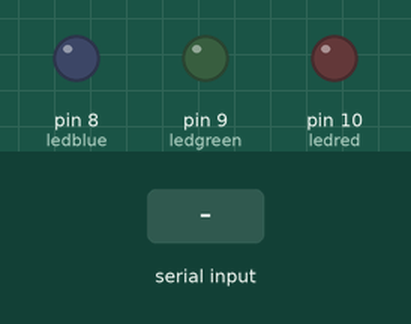
Recording of a sketch running on a simulated Arduino Uno, built with avr-gcc and run on an emulated ATmega328P. Parts: output pins drawn as LEDs (lit = HIGH). Inputs (shaded band) come from the test bench.

Above: at 1.2 s.
1.3 s: "90,45,200\n" received over Serial
At 2.0 s:
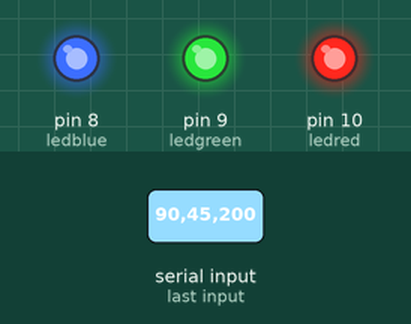
2.8 s: "30,150,10\n" received over Serial
At 4.2 s:
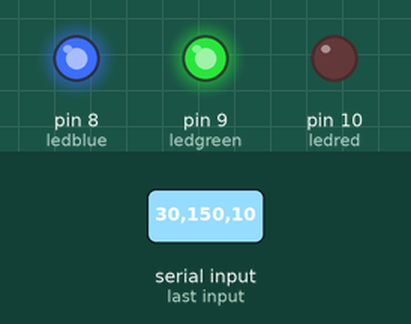
5.8 s: "90,45\n" received over Serial
At 7.2 s:
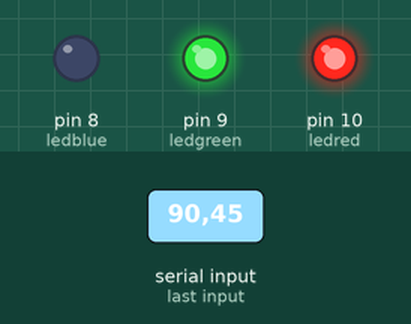
8.3 s: "5\n" received over Serial
At 10.9 s:
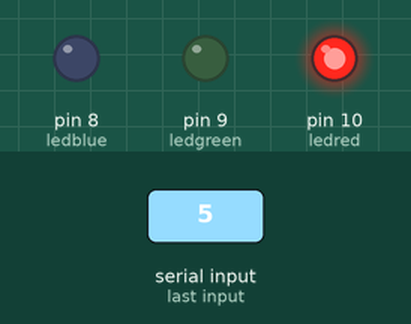
11.3 s: "30,150\n" received over Serial
At 12.6 s:
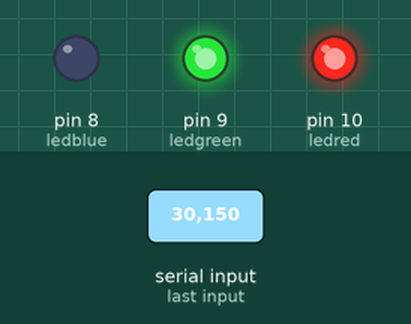
Timing chart, 0 to 14.3 s (numbered marks = the images above; inputs shaded):
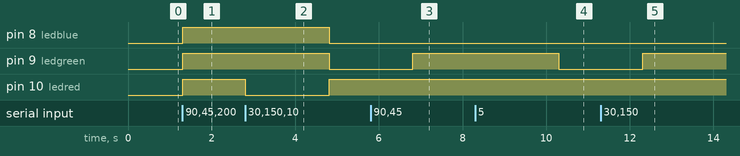

The sketch:

ex7_reading_a_serial_ascii_encoded_string.ino
```cpp
int ledred = 10;
int ledgreen = 9;
int ledblue = 8;
char incomingChar;
int value1,value2,value3;

void setup() {
  Serial.begin(9600);
  pinMode(ledred, OUTPUT);
  pinMode(ledgreen, OUTPUT);
  pinMode(ledblue, OUTPUT);
}

void loop() {
  if(Serial.available()>0){
    value1=Serial.parseInt();
  	value2=Serial.parseInt();
    value3=Serial.parseInt();
    digitalWrite(ledred,value1);
    digitalWrite(ledgreen,value2);
    digitalWrite(ledblue,value3);
  }

}
```

Measured:
- after the input at 1.3 s, pin 8 (ledblue), pin 9 (ledgreen), pin 10 (ledred): LOW → HIGH at once
- after the input at 2.8 s, pin 8 (ledblue), pin 9 (ledgreen): HIGH → LOW after 2.0 s instead of 1.5 s; pin 10 (ledred): HIGH → LOW after 0.01 s instead of 1.5 s
- after the input at 5.8 s, pin 9 (ledgreen): LOW → HIGH after 1.0 s
- after the input at 8.3 s, pin 9 (ledgreen): HIGH → LOW after 2.0 s
- after the input at 11.3 s, pin 9 (ledgreen): LOW → HIGH after 1.0 s
